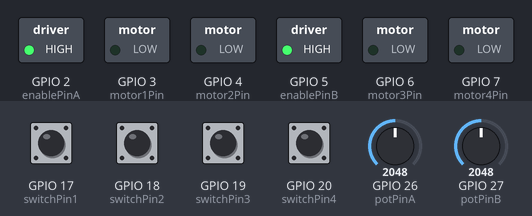
A sketch run on a simulated ESP32-S3. Parts: switched loads named in the sketch (green lamp = pin HIGH). The test bench sets the inputs (shaded band); at power-on: GPIO 17 (switchPin1), GPIO 18 (switchPin2), GPIO 19 (switchPin3), GPIO 20 (switchPin4) HIGH, GPIO 26 (potPinA) = 2048, GPIO 27 (potPinB) = 2048.

Above: at 1.2 s.
1.3 s: GPIO 17 (switchPin1) pulled LOW for 0.15 s
At 1.37 s:
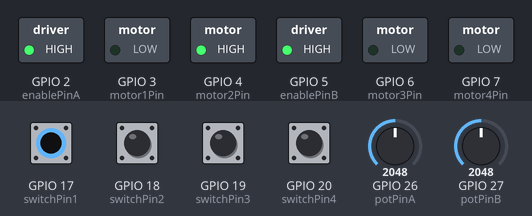
2.9 s: GPIO 18 (switchPin2) pulled LOW for 0.15 s
At 2.97 s:
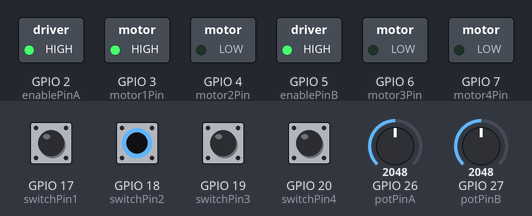
4.5 s: GPIO 19 (switchPin3) pulled LOW for 0.15 s
At 4.57 s:
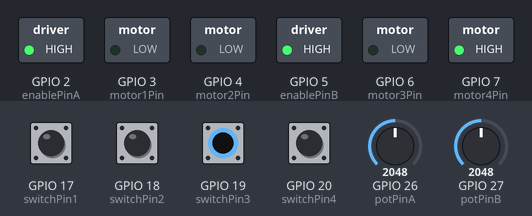
6.1 s: GPIO 20 (switchPin4) pulled LOW for 0.15 s
At 6.17 s:
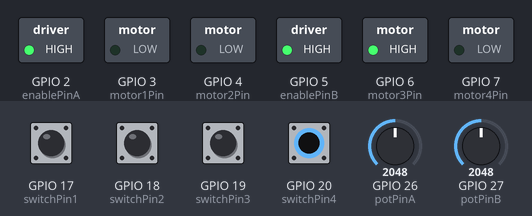
7.7 s: GPIO 17 (switchPin1) driven LOW and GPIO 19 (switchPin3) driven LOW
At 8.2 s:
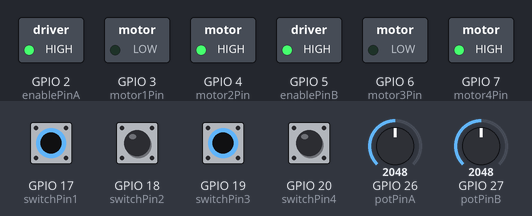
9.2 s: GPIO 26 (potPinA) set to 491
At 10.5 s:
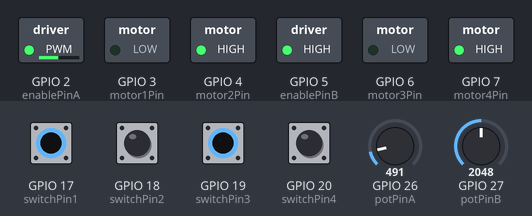
Timing chart, 0 to 11.7 s (numbered marks = the images above; inputs shaded):
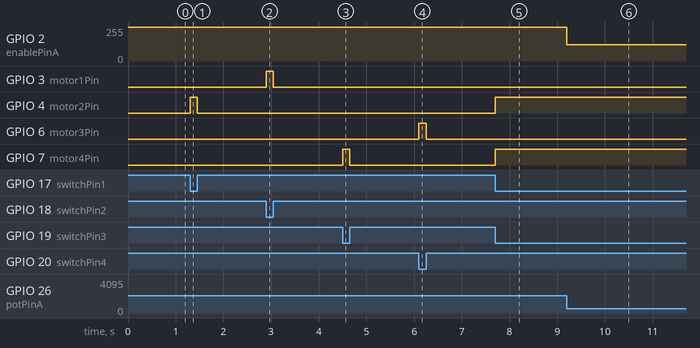

The sketch:

motorControl2x.ino
```cpp
const int switchPin1 = 17;
const int switchPin2 = 18;
const int motor1Pin = 3;
const int motor2Pin = 4;
const int enablePinA = 2;
int potPinA = 26;
int motorSpeedA = 0;

const int switchPin3 = 19;
const int switchPin4 = 20;
const int motor3Pin = 6;
const int motor4Pin = 7;
const int enablePinB = 5;
int potPinB = 27;
int motorSpeedB = 0;

void setup() {
  // set the switch as an input:
  pinMode(switchPin1, INPUT_PULLUP);
  pinMode(switchPin2, INPUT_PULLUP);
  pinMode(switchPin3, INPUT_PULLUP);
  pinMode(switchPin4, INPUT_PULLUP);

  // set all the other pins you're using as outputs:
  pinMode(motor1Pin, OUTPUT);
  pinMode(motor2Pin, OUTPUT);
  pinMode(enablePinA, OUTPUT);

  pinMode(motor3Pin, OUTPUT);
  pinMode(motor4Pin, OUTPUT);
  pinMode(enablePinB, OUTPUT);

  // set enablePin high so that motor can turn on:
  digitalWrite(enablePinA, HIGH);
  digitalWrite(enablePinB, HIGH);
}

void loop() {

    // if the switch is high, motor will turn on one direction:
    if (digitalRead(switchPin1) == LOW) {
      digitalWrite(motor1Pin, LOW);   // set leg 1 of the H-bridge low
      digitalWrite(motor2Pin, HIGH);  // set leg 2 of the H-bridge high
      motorSpeedA = analogRead(potPinA) / 4;
      analogWrite(enablePinA, motorSpeedA);
    }
    // if the switch is high, motor will turn on one direction:
    else if (digitalRead(switchPin2) == LOW) {
      digitalWrite(motor1Pin, HIGH);   // set leg 1 of the H-bridge low
      digitalWrite(motor2Pin, LOW);  // set leg 2 of the H-bridge high
      motorSpeedA = analogRead(potPinA) / 4;
      analogWrite(enablePinA, motorSpeedA);
    }
    // if the switch is low, motor will turn in the other direction:
    else if ((digitalRead(switchPin1) == HIGH) && (digitalRead(switchPin2) == HIGH)) {
      digitalWrite(motor1Pin, LOW);  // set leg 1 of the H-bridge high
      digitalWrite(motor2Pin, LOW);   // set leg 2 of the H-bridge low

    }

  // if the switch is high, motor will turn on one direction:
  if (digitalRead(switchPin3) == LOW) {
    digitalWrite(motor3Pin, LOW);   // set leg 1 of the H-bridge low
    digitalWrite(motor4Pin, HIGH);  // set leg 2 of the H-bridge high
    motorSpeedB = analogRead(potPinB) / 4;
    analogWrite(enablePinB, motorSpeedB);
  }
  // if the switch is high, motor will turn on one direction:
  else if (digitalRead(switchPin4) == LOW) {
    digitalWrite(motor3Pin, HIGH);   // set leg 1 of the H-bridge low
    digitalWrite(motor4Pin, LOW);  // set leg 2 of the H-bridge high
    motorSpeedB = analogRead(potPinB) / 4;
    analogWrite(enablePinB, motorSpeedB);
  }
  // if the switch is low, motor will turn in the other direction:
  else if ((digitalRead(switchPin3) == HIGH) && (digitalRead(switchPin4) == HIGH)) {
    digitalWrite(motor3Pin, LOW);  // set leg 1 of the H-bridge high
    digitalWrite(motor4Pin, LOW);   // set leg 2 of the H-bridge low

  }
}
```

Measured:
- after the input at 1.3 s, GPIO 4 (motor2Pin): LOW → HIGH at once, → LOW 0.15 s later
- after the input at 2.9 s, GPIO 3 (motor1Pin): LOW → HIGH at once, → LOW 0.15 s later
- after the input at 4.5 s, GPIO 7 (motor4Pin): LOW → HIGH at once, → LOW 0.15 s later
- after the input at 6.1 s, GPIO 6 (motor3Pin): LOW → HIGH at once, → LOW 0.15 s later
- after the input at 7.7 s, GPIO 4 (motor2Pin), GPIO 7 (motor4Pin): LOW → HIGH at once
- after the input at 9.2 s, GPIO 2 (enablePinA): 255/255 → 122/255 at once
